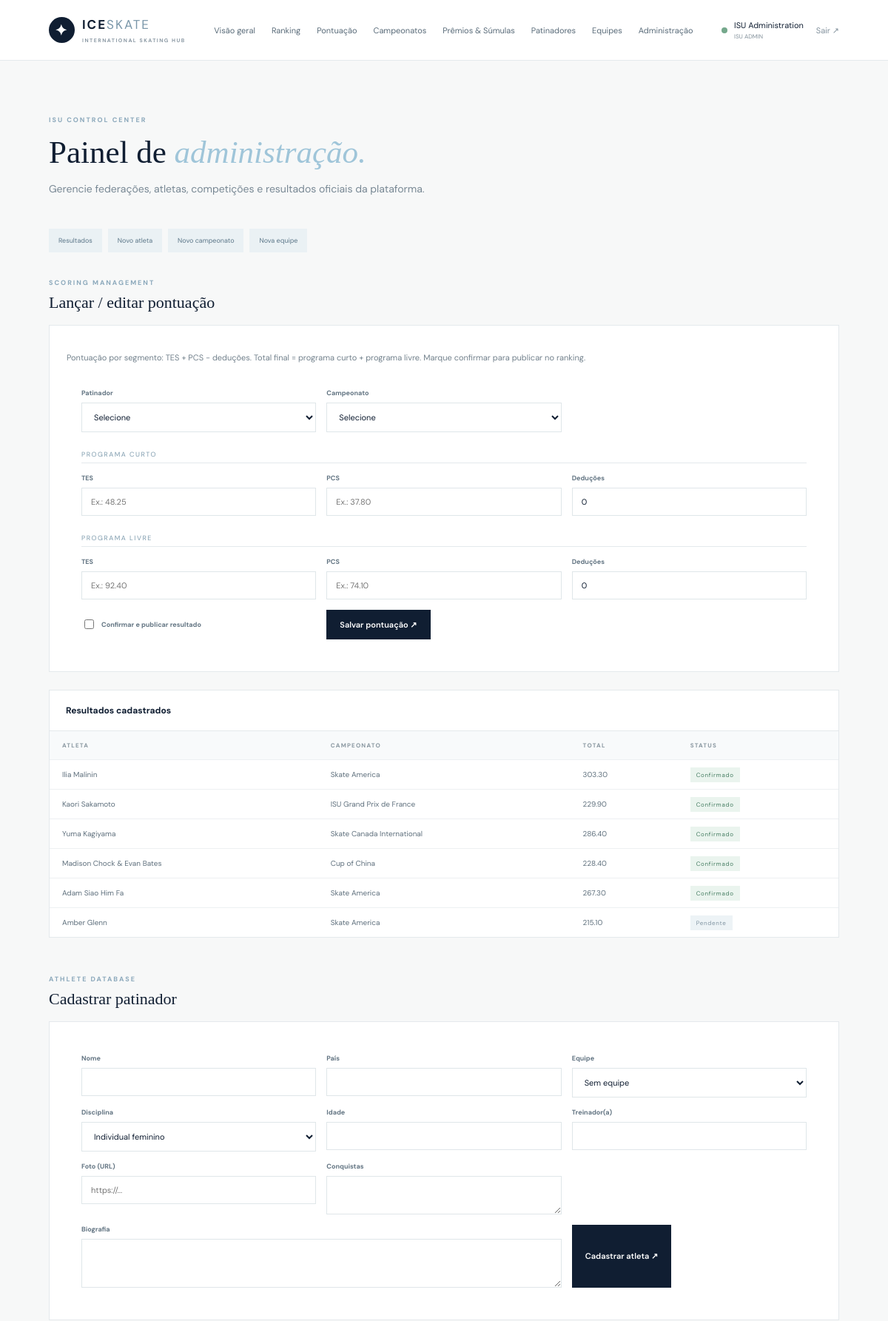
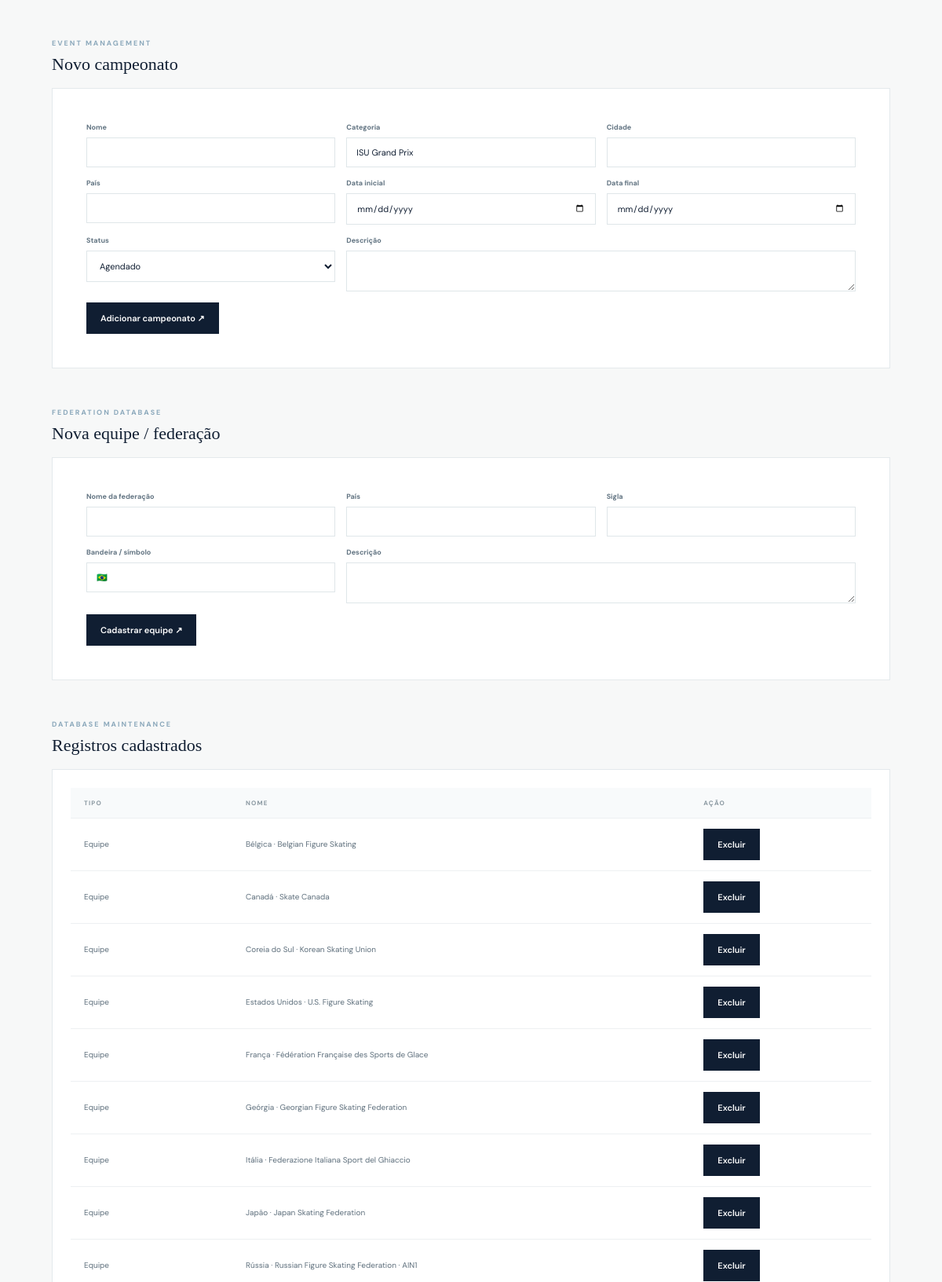
The page /admin.php (signed in, upper part) on the database its author committed (2 pictures, top to bottom).
### tables this page shows
CREATE TABLE resultados (id INT AUTO_INCREMENT PRIMARY KEY,patinador_id INT NOT NULL,campeonato_id INT NOT NULL,programa_curto_tes DECIMAL(7,2) DEFAULT NULL,programa_curto_pcs DECIMAL(7,2) DEFAULT NULL,programa_curto_deducoes DECIMAL(5,2) DEFAULT 0,programa_livre_tes DECIMAL(7,2) DEFAULT NULL,programa_livre_pcs DECIMAL(7,2) DEFAULT NULL,programa_livre_deducoes DECIMAL(5,2) DEFAULT 0,total_final DECIMAL(8,2) DEFAULT NULL,confirmado TINYINT(1) NOT NULL DEFAULT 0,atualizado_em TIMESTAMP DEFAULT CURRENT_TIMESTAMP ON UPDATE CURRENT_TIMESTAMP,UNIQUE KEY uq_resultado(patinador_id,campeonato_id),FOREIGN KEY(patinador_id) REFERENCES patinadores(id) ON DELETE CASCADE,FOREIGN KEY(campeonato_id) REFERENCES campeonatos(id) ON DELETE CASCADE);

CREATE TABLE patinadores (id INT AUTO_INCREMENT PRIMARY KEY,nome VARCHAR(130) NOT NULL,pais VARCHAR(80) NOT NULL,equipe_id INT NULL,disciplina ENUM('Individual feminino','Individual masculino','Duplas','Dança no gelo') NOT NULL,idade TINYINT UNSIGNED NULL,treinador VARCHAR(120),conquistas TEXT,biografia TEXT,foto VARCHAR(500),ativo TINYINT(1) NOT NULL DEFAULT 1,FOREIGN KEY(equipe_id) REFERENCES equipes(id) ON DELETE SET NULL);

CREATE TABLE campeonatos (id INT AUTO_INCREMENT PRIMARY KEY,nome VARCHAR(150) NOT NULL,cidade VARCHAR(100),pais VARCHAR(80),data_inicio DATE NOT NULL,data_fim DATE NOT NULL,categoria VARCHAR(80) DEFAULT 'ISU Grand Prix',status ENUM('Agendado','Em andamento','Finalizado') DEFAULT 'Agendado',descricao TEXT);

CREATE TABLE equipes (id INT AUTO_INCREMENT PRIMARY KEY,nome VARCHAR(100) NOT NULL,pais VARCHAR(80) NOT NULL,sigla VARCHAR(8) NOT NULL,descricao TEXT,logo VARCHAR(500),UNIQUE KEY uq_pais(pais));

### includes/auth.php (called while the page is built, shortened)
<?php
function e($value): string { return htmlspecialchars((string)$value, ENT_QUOTES | ENT_SUBSTITUTE, 'UTF-8'); }

### admin.php (the view, shortened to what this page needs)
<?php
require_once 'includes/auth.php';require_once 'includes/db.php';require_admin();$pdo=db();
$teams=$pdo->query('SELECT * FROM equipes ORDER BY pais')->fetchAll();$skaters=$pdo->query('SELECT * FROM patinadores WHERE ativo=1 ORDER BY nome')->fetchAll();$events=$pdo->query('SELECT * FROM campeonatos ORDER BY data_inicio DESC')->fetchAll();$results=$pdo->query('SELECT r.*,p.nome patinador,c.nome campeonato FROM resultados r JOIN patinadores p ON p.id=r.patinador_id JOIN campeonatos c ON c.id=r.campeonato_id ORDER BY r.atualizado_em DESC')->fetchAll();$pageTitle='Administração';require 'includes/header.php'; ?>
<div class="page-intro"><span class="eyebrow">ISU CONTROL CENTER</span><h1>Painel de <em>administração.</em></h1><p>Gerencie federações, atletas, competições e resultados oficiais da plataforma.</p></div>
<div class="admin-tabs"><a href="#resultado">Resultados</a><a href="#atleta">Novo atleta</a><a href="#campeonato">Novo campeonato</a><a href="#equipe">Nova equipe</a></div>
<section class="admin-section" id="resultado"><div class="section-heading compact"><div><span class="eyebrow">SCORING MANAGEMENT</span><h2>Lançar / editar pontuação</h2></div></div><div class="panel"><p class="muted">Pontuação por segmento: TES + PCS − deduções. Total final = programa curto + programa livre. Marque confirmar para publicar no ranking.</p><form method="post" class="admin-form"><input type="hidden" name="csrf" value="<?= e(csrf_token()) ?>"><input type="hidden" name="action" value="result_save"><label>Patinador<select name="patinador_id" required><option value="">Selecione</option><?php foreach($skaters as $s): ?><option value="<?= $s['id'] ?>"><?= e($s['nome']) ?></option><?php endforeach; ?></select></label><label>Campeonato<select name="campeonato_id" required><option value="">Selecione</option><?php foreach($events as $c): ?><option value="<?= $c['id'] ?>"><?= e($c['nome']) ?></option><?php endforeach; ?></select></label><div class="form-subtitle">PROGRAMA CURTO</div><label>TES<input type="number" name="sp_tes" min="0" max="300" step="0.01" placeholder="Ex.: 48.25"></label><label>PCS<input type="number" name="sp_pcs" min="0" max="100" step="0.01" placeholder="Ex.: 37.80"></label><label>Deduções<input type="number" name="sp_ded" min="0" max="50" step="0.01" value="0"></label><div class="form-subtitle">PROGRAMA LIVRE</div><label>TES<input type="number" name="fs_tes" min="0" max="400" step="0.01" placeholder="Ex.: 92.40"></label><label>PCS<input type="number" name="fs_pcs" min="0" max="150" step="0.01" placeholder="Ex.: 74.10"></label><label>Deduções<input type="number" name="fs_ded" min="0" max="50" step="0.01" value="0"></label><label class="check-label"><input type="checkbox" name="confirmado" value="1"> Confirmar e publicar resultado</label><button class="btn btn-dark" type="submit">Salvar pontuação ↗</button></form></div><div class="table-card"><div class="table-top"><b>Resultados cadastrados</b></div><div class="table-scroll"><table><thead><tr><th>ATLETA</th><th>CAMPEONATO</th><th>TOTAL</th><th>STATUS</th></tr></thead><tbody><?php foreach($results as $r): ?><tr><td><?= e($r['patinador']) ?></td><td><?= e($r['campeonato']) ?></td><td><?= number_format((float)$r['total_final'],2,'.','') ?></td><td><span class="status <?= $r['confirmado']?'status-finalizado':'status-agendado' ?>"><?= $r['confirmado']?'Confirmado':'Pendente' ?></span></td></tr><?php endforeach; ?></tbody></table></div></div></section>
<section class="admin-section" id="atleta"><div class="section-heading compact"><div><span class="eyebrow">ATHLETE DATABASE</span><h2>Cadastrar patinador</h2></div></div><div class="panel"><form method="post" class="admin-form"><input type="hidden" name="csrf" value="<?= e(csrf_token()) ?>"><input type="hidden" name="action" value="skater_add"><label>Nome<input name="nome" required maxlength="130"></label><label>País<input name="pais" required></label><label>Equipe<select name="equipe_id"><option value="">Sem equipe</option><?php foreach($teams as $t): ?><option value="<?= $t['id'] ?>"><?= e($t['pais']) ?></option><?php endforeach; ?></select></label><label>Disciplina<select name="disciplina"><option>Individual feminino</option><option>Individual masculino</option><option>Duplas</option><option>Dança no gelo</option></select></label><label>Idade<input type="number" name="idade" min="5" max="80"></label><label>Treinador(a)<input name="treinador"></label><label>Foto (URL)<input type="url" name="foto" placeholder="https://..."></label><label>Conquistas<textarea name="conquistas" rows="2"></textarea></label><label class="wide">Biografia<textarea name="biografia" rows="3"></textarea></label><button class="btn btn-dark" type="submit">Cadastrar atleta ↗</button></form></div></section>
<section class="admin-section" id="campeonato"><div class="section-heading compact"><div><span class="eyebrow">EVENT MANAGEMENT</span><h2>Novo campeonato</h2></div></div><div class="panel"><form method="post" class="admin-form"><input type="hidden" name="csrf" value="<?= e(csrf_token()) ?>"><input type="hidden" name="action" value="event_add"><label>Nome<input name="nome" required></label><label>Categoria<input name="categoria" value="ISU Grand Prix"></label><label>Cidade<input name="cidade"></label><label>País<input name="pais"></label><label>Data inicial<input type="date" name="data_inicio" required></label><label>Data final<input type="date" name="data_fim" required></label><label>Status<select name="status"><option>Agendado</option><option>Em andamento</option><option>Finalizado</option></select></label><label class="wide">Descrição<textarea name="descricao" rows="2"></textarea></label><button class="btn btn-dark" type="submit">Adicionar campeonato ↗</button></form></div></section>
<section class="admin-section" id="equipe"><div class="section-heading compact"><div><span class="eyebrow">FEDERATION DATABASE</span><h2>Nova equipe / federação</h2></div></div><div class="panel"><form method="post" class="admin-form"><input type="hidden" name="csrf" value="<?= e(csrf_token()) ?>"><input type="hidden" name="action" value="team_add"><label>Nome da federação<input name="nome" required></label><label>País<input name="pais" required></label><label>Sigla<input name="sigla" maxlength="8" required></label><label>Bandeira / símbolo<input name="logo" placeholder="🇧🇷"></label><label class="wide">Descrição<textarea name="descricao" rows="2"></textarea></label><button class="btn btn-dark" type="submit">Cadastrar equipe ↗</button></form></div></section>
<section class="admin-section"><div class="section-heading compact"><div><span class="eyebrow">DATABASE MAINTENANCE</span><h2>Registros cadastrados</h2></div></div><div class="panel"><div class="table-scroll"><table><thead><tr><th>TIPO</th><th>NOME</th><th>AÇÃO</th></tr></thead><tbody><?php foreach($teams as $t): ?><tr><td>Equipe</td><td><?= e($t['pais']) ?> · <?= e($t['nome']) ?></td><td><form method="post" onsubmit="return confirm('Excluir esta equipe? Os atletas ficarão sem equipe.')"><button class="btn btn-dark" type="submit">Excluir</button></form></td></tr><?php endforeach; ?></tbody></table></div></div></section>
<?php require 'includes/footer.php'; ?>

### assets/css/style.css (style rules this page uses)
:root { --navy:#101e32;--blue:#8bb8d2;--paper:#f7f8f8;--muted:#788894;--line:#e4e9ec }
* { box-sizing:border-box }
body { margin:0;background:var(--paper);color:var(--navy);font:14px 'DM Sans',sans-serif }
a { color:inherit;text-decoration:none }
.eyebrow { font-size:9px;letter-spacing:2px;color:#8ba8bb;font-weight:700 }
.hero h1 em,.page-intro h1 em,.login-message h1 em { color:#9fc5d9 }
.btn { border:0;display:inline-flex;align-items:center;justify-content:space-between;gap:25px;padding:13px 18px;font:600 11px 'DM Sans';cursor:pointer;transition:.2s }
.btn-dark { background:var(--navy);color:#fff }
.section-heading { display:flex;justify-content:space-between;align-items:end;margin:42px 0 20px }
.section-heading h2 { font:26px 'Playfair Display';margin:7px 0 0 }
.compact { margin:0 0 17px }
.compact h2 { font-size:22px }
.event-list,.leader-list,.table-card,.panel { background:#fff;border:1px solid var(--line) }
.page-intro { padding:35px 0 22px }
.page-intro h1 { font:43px 'Playfair Display';margin:12px 0 }
.page-intro p { color:#788894;line-height:1.7;max-width:620px }
.table-top { padding:19px 22px;display:flex;align-items:center;justify-content:space-between;border-bottom:1px solid var(--line) }
.table-top b { display:block;font-size:12px }
.table-scroll { overflow-x:auto }
table { width:100%;border-collapse:collapse;white-space:nowrap }
th { text-align:left;background:#f8fafb;color:#8997a0;font-size:8px;letter-spacing:1.2px;padding:14px 17px }
td { padding:13px 17px;border-top:1px solid #edf0f2;font-size:10px;color:#5f707d }
.note,.muted { font-size:10px;color:#8997a0 }
.event-category,.status { font-size:8px;letter-spacing:.7px;color:#8094a1 }
.status { padding:5px 8px;background:#edf3f6 }
.status-finalizado { color:#477e63;background:#eaf4ee }
.panel { padding:23px;margin-bottom:24px }
.panel p { font-size:11px;line-height:1.8;color:#72818c }
.admin-tabs { display:flex;gap:8px;margin:5px 0 30px;flex-wrap:wrap }
.admin-tabs a { background:#eaf1f4;padding:10px 13px;font-size:9px;color:#5c7789 }
.admin-section { margin:25px 0 45px;scroll-margin-top:20px }
.admin-form { display:grid;grid-template-columns:repeat(3,1fr);gap:14px;padding:20px }
.admin-form label,.login-form-wrap label { display:flex;flex-direction:column;gap:7px;font-size:9px;color:#627482;font-weight:700 }
.admin-form input,.admin-form select,.admin-form textarea,.login-form-wrap input,.search-bar input { width:100%;border:1px solid #dfe6e9;background:#fff;padding:11px 12px;font:11px 'DM Sans';color:var(--navy);outline:none }
.admin-form .wide { grid-column:span 2 }
.admin-form button { justify-self:start }
.form-subtitle { grid-column:1/-1;font-size:9px;letter-spacing:1.5px;color:#7e9bad;border-bottom:1px solid var(--line);padding:10px 0 5px }
.check-label { flex-direction:row!important;align-items:center }
.check-label input { width:auto }

### rows shown on the page
resultados: patinador.nome "Ilia Malinin", campeonato.nome "Skate America", total_final "303.30", confirmado "Confirmado"
resultados: patinador.nome "Kaori Sakamoto", campeonato.nome "ISU Grand Prix de France", total_final "229.90", confirmado "Confirmado"
resultados: patinador.nome "Yuma Kagiyama", campeonato.nome "Skate Canada International", total_final "286.40", confirmado "Confirmado"
resultados: patinador.nome "Madison Chock & Evan Bates", campeonato.nome "Cup of China", total_final "228.40", confirmado "Confirmado"
resultados: patinador.nome "Adam Siao Him Fa", campeonato.nome "Skate America", total_final "267.30", confirmado "Confirmado"
resultados: patinador.nome "Amber Glenn", campeonato.nome "Skate America", total_final "215.10", confirmado "Pendente"
equipes: pais "Bélgica", nome "Belgian Figure Skating"
equipes: pais "Canadá", nome "Skate Canada"
equipes: pais "Coreia do Sul", nome "Korean Skating Union"
equipes: pais "Estados Unidos", nome "U.S. Figure Skating"
equipes: pais "França", nome "Fédération Française des Sports de Glace"
equipes: pais "Geórgia", nome "Georgian Figure Skating Federation"
equipes: pais "Itália", nome "Federazione Italiana Sport del Ghiaccio"
equipes: pais "Japão", nome "Japan Skating Federation"
equipes: pais "Rússia", nome "Russian Figure Skating Federation · AIN1"

### other values the page prints
$_SESSION['nome'] "ISU Administration"
